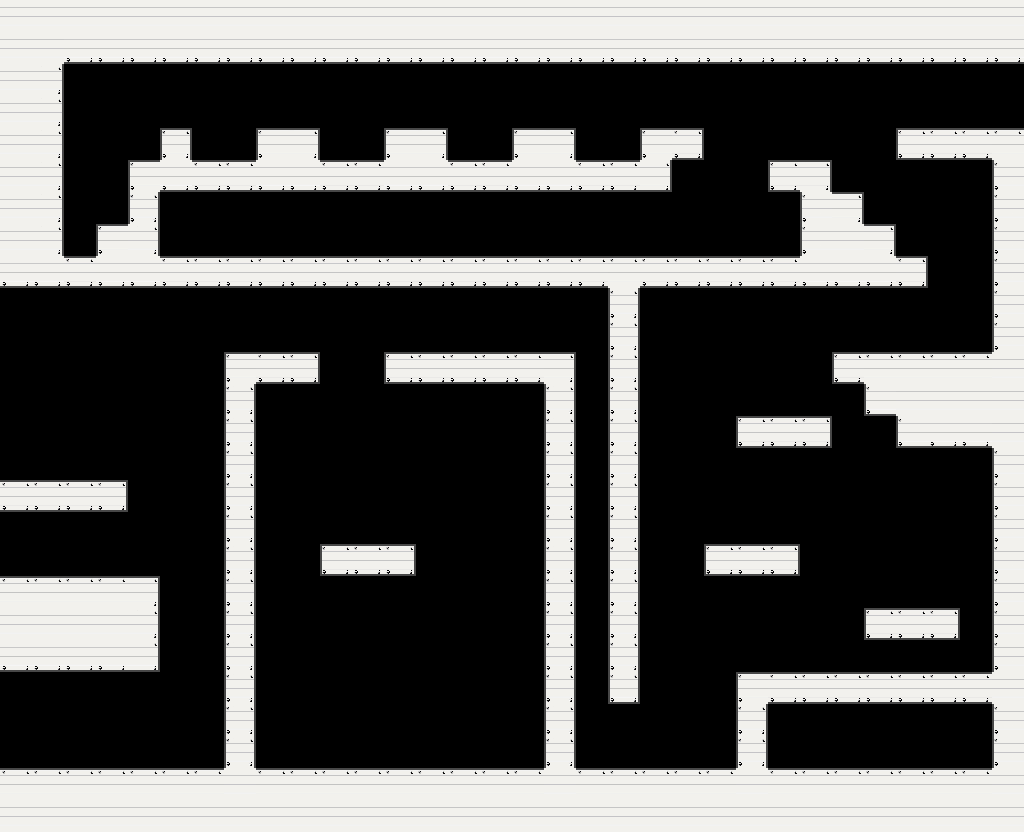

This game map was drawn from its Tiled (.tmx) file and the tilesets committed beside it. A one-line description and the trimmed map source follow:
An orthogonal 32x26 tile map with 32x32 px tiles, 1 tile layer (Walls), 2 tilesets and 49 objects (SpiritRegion).

<map version="1.10" tiledversion="1.10.1" orientation="orthogonal" renderorder="right-down" width="32" height="26" tilewidth="32" tileheight="32" infinite="0" nextlayerid="16" nextobjectid="112">
 <editorsettings>
  <export target="map1.json" format="json" />
 </editorsettings>
 <properties>
  <property name="biome" propertytype="biome" value="metal" />
 </properties>
 <tileset firstgid="1" source="wall-tileset.tsx" />
 <tileset firstgid="49" source="objects.tsx" />
 <layer id="1" name="Walls" width="32" height="26">
  <data>[832 cells, 327 non-empty, 17 distinct tile ids]</data>
 </layer>
 <objectgroup id="2" name="wall-poly">
  <object id="3" x="736" y="384">
   <polygon points="0,32 96,32 96,64 0,64" />
  </object>
  <object id="4" x="704" y="544">
   <polygon points="0,0 96,0 96,32 0,32" />
  </object>
  <object id="5" x="864" y="608">
   <polygon points="0,0 96,0 96,32 0,32" />
  </object>
  <object id="6" x="736" y="672">
   <polygon points="0,0 256,0 256,32 32,32 32,96 0,96" />
  </object>
  <object id="7" x="384" y="352">
   <properties>
    <property name="climbable" type="bool" value="true" />
   </properties>
   <polygon points="0,0 192,0 192,416 160,416 160,32 0,32" />
  </object>
  <object id="8" x="0" y="768">
   <polygon points="0,0 1024,0 1024,64 0,64" />
  </object>
  <object id="9" x="224" y="352">
   <properties>
    <property name="climbable" type="bool" value="true" />
   </properties>
   <polygon points="0,0 96,0 96,32 32,32 32,416 0,416" />
  </object>
  <object id="10" x="0" y="480">
   <polygon points="0,0 128,0 128,32 0,32" />
  </object>
  <object id="11" x="0" y="576">
   <polygon points="0,0 160,0 160,96 0,96" />
  </object>
  <object id="21" x="0" y="288">
   <polygon points="0,0 608,0 608,416 640,416 640,0 896,0 928,0 928,-32 896,-32 896,-64 864,-64 864,-96 832,-96 832,-128 800,-128 768,-128 768,-96 800,-96 800,-32 768,-32 160,-32 160,-96 672,-96 672,-128 704,-128 704,-160 672,-160 640,-160 640,-128 576,-128 576,-160 512,-160 512,-128 448,-128 448,-160 384,-160 384,-128 320,-128 320,-160 256,-160 256,-128 192,-128 192,-160 160,-160 160,-128 128,-128 128,-64 96,-64 96,-32 64,-32 64,-224 1024,-224 1024,-288 0,-288" />
  </object>
  <object id="22" x="896" y="128">
   <polygon points="0,0 0,32 96,32 96,224 -64,224 -64,256 -32,256 -32,288 0,288 0,320 96,320 96,640 128,640 128,0" />
  </object>
  <object id="90" x="320" y="544">
   <polygon points="0,0 0,32 96,32 96,0" />
  </object>
 </objectgroup>
 <objectgroup id="10" name="lasers">
  <object id="45" gid="58" x="512" y="416" width="32" height="32" rotation="270">
   <properties>
    <property name="activatorID" value="switch2" />
    <property name="active" type="bool" value="false" />
   </properties>
  </object>
  <object id="46" gid="58" x="512" y="480" width="32" height="32" rotation="270">
   <properties>
    <property name="activatorID" value="switch2" />
    <property name="active" type="bool" value="false" />
   </properties>
  </object>
  <object id="47" gid="58" x="512" y="544" width="32" height="32" rotation="270">
   <properties>
    <property name="activatorID" value="switch2" />
    <property name="active" type="bool" value="false" />
   </properties>
  </object>
  <object id="48" gid="58" x="512" y="608" width="32" height="32" rotation="270">
   <properties>
    <property name="activatorID" value="switch2" />
    <property name="active" type="bool" value="false" />
   </properties>
  </object>
  <object id="49" gid="58" x="512" y="672" width="32" height="32" rotation="270">
   <properties>
    <property name="activatorID" value="switch2" />
    <property name="active" type="bool" value="false" />
   </properties>
  </object>
  <object id="50" gid="58" x="512" y="736" width="32" height="32" rotation="270">
   <properties>
    <property name="activatorID" value="switch2" />
    <property name="active" type="bool" value="false" />
   </properties>
  </object>
  <object id="51" gid="58" x="672" y="384" width="32" height="32" rotation="90">
   <properties>
    <property name="activatorID" value="switch2" />
    <property name="active" type="bool" value="true" />
   </properties>
  </object>
  <object id="52" gid="58" x="672" y="448" width="32" height="32" rotation="90">
   <properties>
    <property name="activatorID" value="switch2" />
    <property name="active" type="bool" value="true" />
   </properties>
  </object>
  <object id="53" gid="58" x="672" y="512" width="32" height="32" rotation="90">
   <properties>
    <property name="activatorID" value="switch2" />
    <property name="active" type="bool" value="true" />
   </properties>
  </object>
  <object id="54" gid="58" x="672" y="576" width="32" height="32" rotation="90">
   <properties>
    <property name="activatorID" value="switch2" />
    <property name="active" type="bool" value="true" />
   </properties>
  </object>
  <object id="55" gid="58" x="672" y="640" width="32" height="32" rotation="90">
   <properties>
    <property name="activatorID" value="switch2" />
    <property name="active" type="bool" value="true" />
   </properties>
  </object>
  <object id="67" gid="58" x="224" y="320" width="32" height="32" rotation="180" />
 </objectgroup>
 <objectgroup id="11" name="flamethrowers">
  <object id="58" gid="55" x="608" y="192" width="32" height="32" rotation="180">
   <properties>
    <property name="activatorID" value="" />
    <property name="active" type="bool" value="true" />
    <property name="pushable" type="bool" value="false" />
   </properties>
  </object>
  <object id="59" gid="55" x="640" y="192" width="32" height="32" rotation="180">
   <properties>
    <property name="activatorID" value="" />
    <property name="active" type="bool" value="true" />
    <property name="pushable" type="bool" value="false" />
   </properties>
  </object>
 </objectgroup>
 <objectgroup id="6" name="cat">
  <object id="23" gid="52" x="32" y="544" width="40" height="34" />
 </objectgroup>
 <objectgroup id="8" name="spikes">
  <object id="29" gid="54" x="64" y="704" width="32" height="32" rotation="180">
   <properties>
    <property name="activatorID" value="switch1" />
    <property name="active" type="bool" value="false" />
   </properties>
  </object>
  <object id="37" gid="54" x="192" y="128" width="32" height="32">
   <properties>
    <property name="activatorID" value="" />
    <property name="active" type="bool" value="true" />
   </properties>
  </object>
  <object id="38" gid="54" x="224" y="128" width="32" height="32" />
  <object id="39" gid="54" x="320" y="128" width="32" height="32" />
  <object id="40" gid="54" x="352" y="128" width="32" height="32" />
  <object id="41" gid="54" x="448" y="128" width="32" height="32" />
  <object id="42" gid="54" x="480" y="128" width="32" height="32" />
  <object id="43" gid="54" x="576" y="128" width="32" height="32" />
  <object id="44" gid="54" x="608" y="128" width="32" height="32" />
 </objectgroup>
 <objectgroup id="9" name="checkpoints">
  <object id="35" gid="53" x="256" y="288" width="32" height="64" />
  <object id="36" gid="53" x="768" y="96" width="32" height="64" />
 </objectgroup>
 <objectgroup id="7" name="activators">
  <object id="30" gid="49" x="32" y="736" width="32" height="32">
   <properties>
    <property name="id" value="button1" />
    <property name="type" propertytype="activators" value="button" />
   </properties>
  </object>
  <object id="31" gid="49" x="32" y="448" width="32" height="32">
   <properties>
    <property name="id" value="switch1" />
    <property name="type" propertytype="activators" value="switch" />
   </properties>
  </object>
  </objectgroup>
 <objectgroup id="12" name="spiritRegions">
  <!-- 6 objects omitted --></objectgroup>
 <objectgroup id="13" name="doors">
  <!-- 3 objects omitted --></objectgroup>
 <objectgroup id="14" name="platforms">
  <!-- 1 objects omitted --></objectgroup>
</map>
<!-- 9 of 49 objects omitted -->
